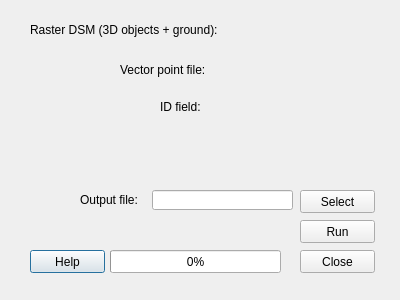
<?xml version="1.0" encoding="UTF-8"?>
<ui version="4.0">
 <class>UAVPreparerDialogBase</class>
 <widget class="QDialog" name="UAVPreparerDialogBase">
  <property name="geometry">
   <rect>
    <x>0</x>
    <y>0</y>
    <width>400</width>
    <height>300</height>
   </rect>
  </property>
  <property name="windowTitle">
   <string>UAV Preparer</string>
  </property>
  <widget class="QPushButton" name="helpButton">
   <property name="geometry">
    <rect>
     <x>30</x>
     <y>250</y>
     <width>75</width>
     <height>23</height>
    </rect>
   </property>
   <property name="text">
    <string>Help</string>
   </property>
  </widget>
  <widget class="QPushButton" name="closeButton">
   <property name="geometry">
    <rect>
     <x>300</x>
     <y>250</y>
     <width>75</width>
     <height>23</height>
    </rect>
   </property>
   <property name="text">
    <string>Close</string>
   </property>
  </widget>
  <widget class="QPushButton" name="runButton">
   <property name="geometry">
    <rect>
     <x>300</x>
     <y>220</y>
     <width>75</width>
     <height>23</height>
    </rect>
   </property>
   <property name="text">
    <string>Run</string>
   </property>
  </widget>
  <widget class="QPushButton" name="selectButton">
   <property name="geometry">
    <rect>
     <x>300</x>
     <y>190</y>
     <width>75</width>
     <height>23</height>
    </rect>
   </property>
   <property name="text">
    <string>Select</string>
   </property>
  </widget>
  <widget class="QWidget" name="widgetID" native="true">
   <property name="geometry">
    <rect>
     <x>230</x>
     <y>90</y>
     <width>141</width>
     <height>31</height>
    </rect>
   </property>
  </widget>
  <widget class="QWidget" name="widgetVector" native="true">
   <property name="geometry">
    <rect>
     <x>230</x>
     <y>50</y>
     <width>141</width>
     <height>31</height>
    </rect>
   </property>
  </widget>
  <widget class="QWidget" name="widgetDSM" native="true">
   <property name="geometry">
    <rect>
     <x>230</x>
     <y>10</y>
     <width>141</width>
     <height>31</height>
    </rect>
   </property>
  </widget>
  <widget class="QLabel" name="label">
   <property name="geometry">
    <rect>
     <x>30</x>
     <y>20</y>
     <width>191</width>
     <height>20</height>
    </rect>
   </property>
   <property name="text">
    <string>Raster DSM (3D objects + ground):</string>
   </property>
  </widget>
  <widget class="QLabel" name="label_2">
   <property name="geometry">
    <rect>
     <x>120</x>
     <y>60</y>
     <width>91</width>
     <height>20</height>
    </rect>
   </property>
   <property name="text">
    <string>Vector point file:</string>
   </property>
  </widget>
  <widget class="QLabel" name="label_3">
   <property name="geometry">
    <rect>
     <x>160</x>
     <y>100</y>
     <width>47</width>
     <height>14</height>
    </rect>
   </property>
   <property name="text">
    <string>ID field:</string>
   </property>
  </widget>
  <widget class="QLineEdit" name="lineEdit">
   <property name="geometry">
    <rect>
     <x>152</x>
     <y>190</y>
     <width>141</width>
     <height>20</height>
    </rect>
   </property>
  </widget>
  <widget class="QLabel" name="label_4">
   <property name="geometry">
    <rect>
     <x>80</x>
     <y>190</y>
     <width>61</width>
     <height>20</height>
    </rect>
   </property>
   <property name="text">
    <string>Output file:</string>
   </property>
  </widget>
  <widget class="QProgressBar" name="progressBar">
   <property name="geometry">
    <rect>
     <x>110</x>
     <y>250</y>
     <width>171</width>
     <height>23</height>
    </rect>
   </property>
   <property name="value">
    <number>0</number>
   </property>
   <property name="textVisible">
    <bool>true</bool>
   </property>
   <property name="orientation">
    <enum>Qt::Horizontal</enum>
   </property>
   <property name="invertedAppearance">
    <bool>false</bool>
   </property>
   <property name="textDirection">
    <enum>QProgressBar::TopToBottom</enum>
   </property>
  </widget>
 </widget>
 <resources/>
 <connections>
  <connection>
   <sender>closeButton</sender>
   <signal>clicked(bool)</signal>
   <receiver>UAVPreparerDialogBase</receiver>
   <slot>accept()</slot>
   <hints>
    <hint type="sourcelabel">
     <x>337</x>
     <y>261</y>
    </hint>
    <hint type="destinationlabel">
     <x>199</x>
     <y>149</y>
    </hint>
   </hints>
  </connection>
 </connections>
</ui>
